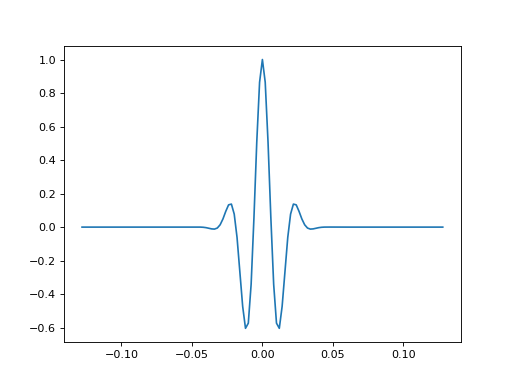

This figure's Python source:
import matplotlib.pyplot as plt
import bruges
w, t = bruges.filters.gabor(0.256, 0.002, 40)
plt.plot(t, w)
